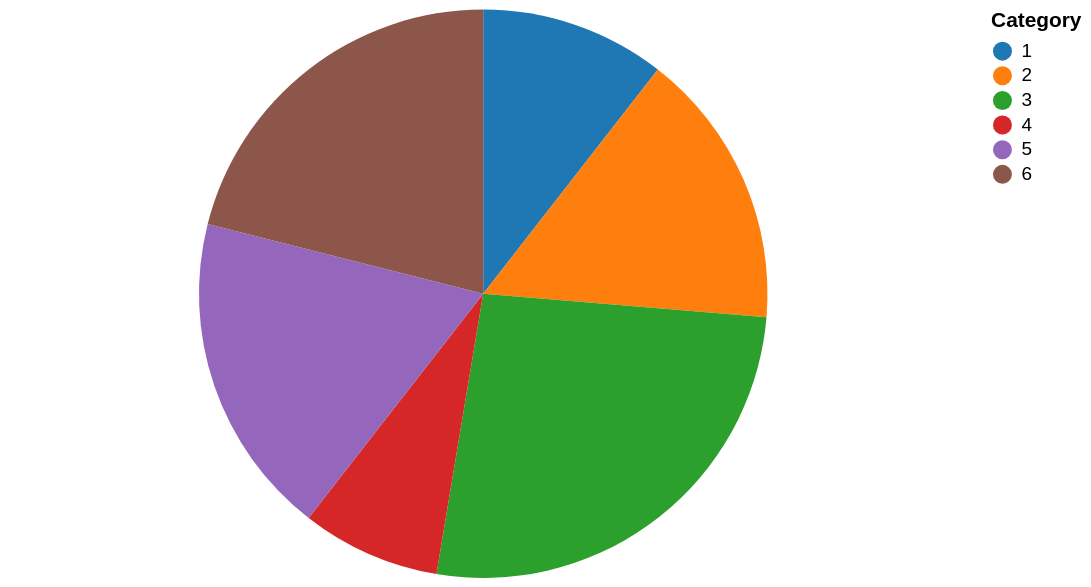

The specification (Vega-Lite) saved for this image:
### Vega-Lite specification from a JSON file in a GitHub repository (floating-point values rounded to 4 significant figures)
{"$schema": "https://vega.github.io/schema/vega-lite/v5.json", "mode": "vega-lite", "description": "A simple pie chart with embedded data.", "width": 500, "height": 300, "resolve": {"scale": {"color": "independent"}}, "data": {"values": [{"category": 1, "value": 4}, {"category": 2, "value": 6}, {"category": 3, "value": 10}, {"category": 4, "value": 3}, {"category": 5, "value": 7}, {"category": 6, "value": 8}]}, "layer": [{"mark": {"type": "arc", "innerRadius": 0, "cornerRadius": 0, "padAngle": 0, "outerRadius": 150, "tooltip": true}, "encoding": {"theta": {"field": "value", "type": "quantitative", "stack": true}, "color": {"field": "category", "type": "nominal", "scale": {"range": ["#1f77b4", "#ff7f0e", "#2ca02c", "#d62728", "#9467bd", "#8c564b", "#e377c2", "#7f7f7f", "#bcbd22", "#17becf"]}, "legend": {"title": "Category", "orient": "right", "symbolType": "circle", "fillColor": "#ffffff"}}}}], "view": {"stroke": null}}
